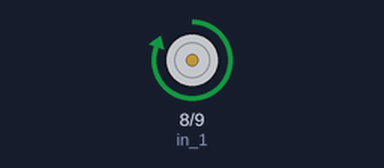
Bench run of a sketch on a simulated Arduino Uno, built with avr-gcc and run on an emulated ATmega328P. Parts: motor-driver pin pairs drawn as motors (green arrow = first pin HIGH = forward, orange = second pin HIGH = backward, longer = more drive, scaled by the enable pin).

Above: at 0.5 s.
At 2.7 s:
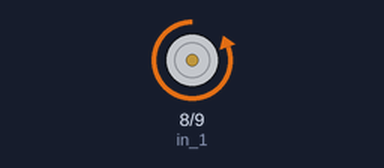
At 5.5 s:
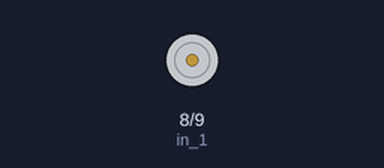
Timing chart, 0 to 5.8 s (numbered marks = the images above):
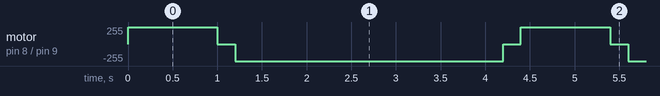

The sketch:

motor_DC_1.ino
```cpp
const int pwm = 2;

const int in_1 = 8;
const int in_2 = 9;

void setup() {
  pinMode(pwm,OUTPUT);
  pinMode(in_1,OUTPUT);
  pinMode(in_2,OUTPUT); }

void loop() {

//for clock wise motion

digitalWrite(in_1,HIGH);
digitalWrite(in_2,LOW);
analogWrite(pwm,130);

//delay for 3 sec Clock wise motion

delay(1000);

//for break

digitalWrite(in_1,HIGH);
digitalWrite(in_2,HIGH);
delay(200);

//for anticlock wise

digitalWrite(in_1,LOW);
digitalWrite(in_2,HIGH);
delay(3000);

//for break

digitalWrite(in_1,HIGH);
digitalWrite(in_2,HIGH);
delay(200);

}
```

Measured:
- by itself, motor on pin 8 (in_1) / pin 9 (in_2): repeats every 4.4 s: stopped 0.20 s, backward 255/255 3.0 s, stopped 0.20 s, forward 255/255 1.0 s
